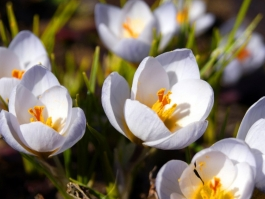
%> input picture src/lab2/images/pic1.png, 265 x 199 px
$ octave main.m   (GNU Octave 9; MATLAB toolbox functions it lacks are replaced by stand-ins)
%> lines starting %> are read from the running program, lines starting %| are printed output that depends on the picture
image1 = rgb2gray(imread("images/pic1.png"));
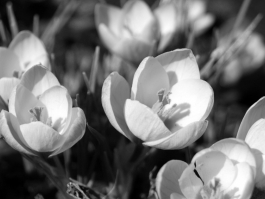
%> image1: size 199x265 uint8; min 0, max 255, mean 116.1
image2 = rgb2gray(imread("images/pic2.png"));
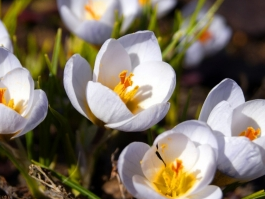
%> input picture src/lab2/images/pic2.png, 265 x 199 px
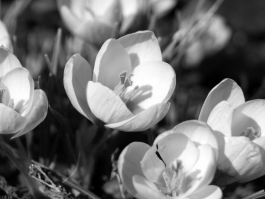
%> image2: size 199x265 uint8; min 0, max 255, mean 114.2
%image2 = image1;
figure;
imshow(image1);
figure;
imshow(image2);
[i1_height, i1_width] = size(image1);
%> i1_height = 199; i1_width = 265
[i2_height, i2_width] = size(image2);
%> i2_height = 199; i2_width = 265
dftX = min(i1_width, i2_width);
%> dftX = 265
dftY = min(i1_height, i2_height);
%> dftY = 199
image_f1 = fft2(image1, dftY, dftX);
image_f2 = fft2(image2, dftY, dftX);
%image_f1 = getPhase(image_f1);
%image_f2 = getPhase(image_f2);
dst = image_f1 .* conj(image_f2);
dst = ifft2(dst, dftY, dftX);
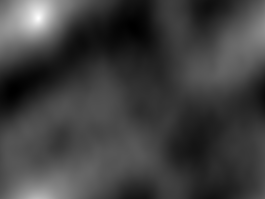
%> dst: size 199x265 double; min 622223842, max 930325239, mean 699239721.2; drawn with min black and max white
[height, width] = size(dst);
%> height = 199; width = 265
shx = 0;
shy = 0;
min_v = 1e+12;
max_v = 0;
for i=1:height
    for j=1:width
        v = abs(dst(i, j));
        if v > max_v
            shx = j;
            shy = i;
            max_v = v;
        end
        if v < min_v
            min_v = v;
        end
    end
end
%> after the loop, max_v = 930325239; min_v = 622223842; shx = 39; shy = 19
if shx > width / 2
    shx -= width;
end
if shy > height / 2
    shy -= height;
end
res = zeros(height, width);
for i=1:height
    for j=1:width
        v = abs(dst(i, j));
        v = (v - min_v) * 255 / (max_v - min_v);
        if v > 255
            v = 255;
        end
        res(i, j) = v;
    end
end
figure;
imshow(res, [0, 256]);
shx
%> shx = 39
shy
%> shy = 19
